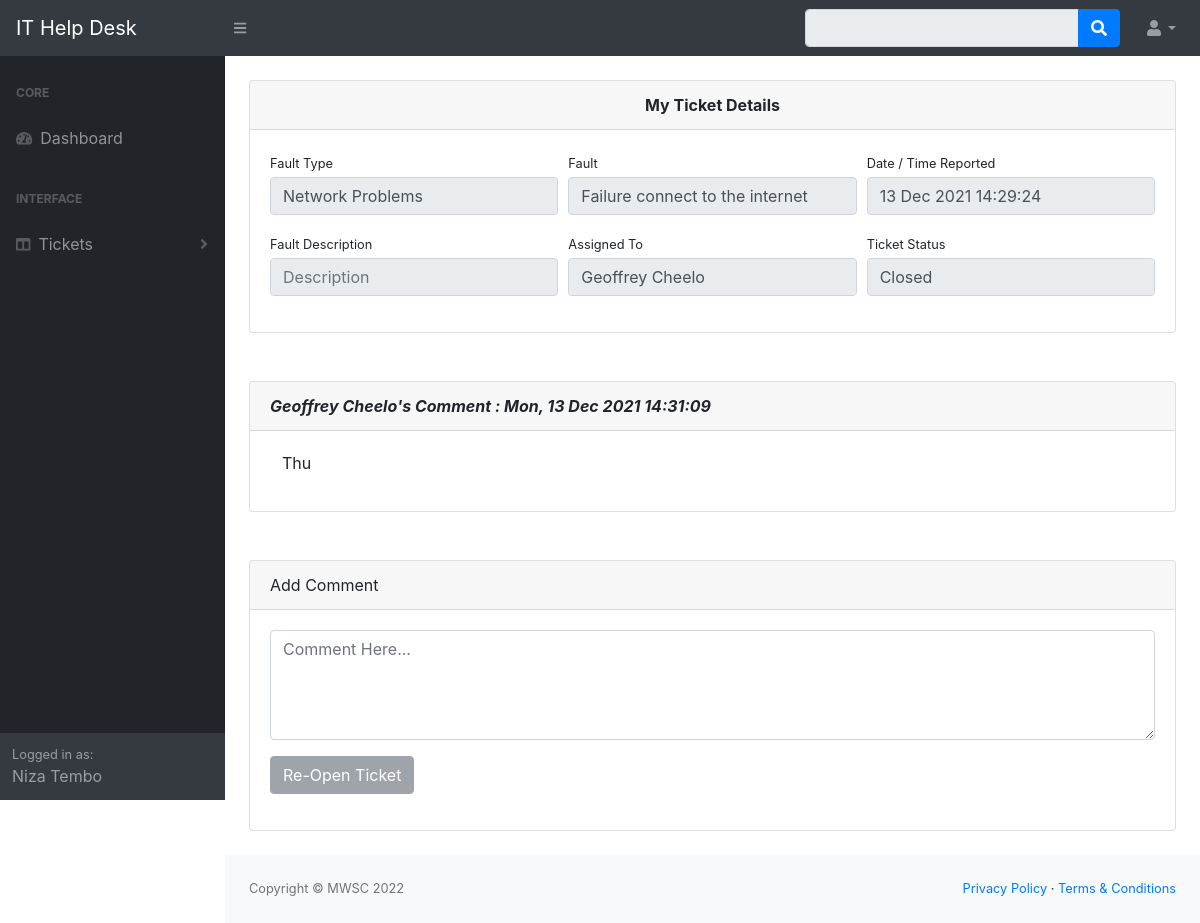
Screenshot of /user/dist/view_closed.php?id=9 (signed in) with the database file from the repository.
### tables this page shows
CREATE TABLE `tickets` (
  `ticket_id` int(11) NOT NULL,
  `ticket_type_id` int(11) NOT NULL,
  `user_id` int(11) NOT NULL,
  `fault_time` varchar(50) DEFAULT NULL,
  `ticket_desc` text NOT NULL,
  `ticket_status` tinytext DEFAULT NULL,
  `date_closed` varchar(254) DEFAULT NULL,
  `ticket_no` varchar(254) NOT NULL,
  `action` varchar(254) DEFAULT NULL
);

CREATE TABLE `ticket_type` (
  `ticket_type_id` int(11) NOT NULL,
  `staff_id` int(11) NOT NULL,
  `ticket_type` varchar(100) DEFAULT NULL,
  `problem_desc` varchar(100) DEFAULT NULL,
  `ticket_sla` varchar(254) NOT NULL
);

CREATE TABLE `it_staff` (
  `staff_id` int(11) NOT NULL,
  `man_no` varchar(30) NOT NULL,
  `full_name` text NOT NULL,
  `email_address` varchar(100) NOT NULL,
  `department` text DEFAULT NULL,
  `job_title` text DEFAULT NULL,
  `role` text NOT NULL,
  `usr_password` varchar(254) NOT NULL
);

CREATE TABLE `comments` (
  `comment_id` int(11) NOT NULL,
  `comment_date` varchar(60) NOT NULL,
  `comment_desc` text NOT NULL,
  `ticket_id` int(11) NOT NULL,
  `person` varchar(254) NOT NULL
);

### user/dist/includes/user_model.php (called while the page is built, shortened)
<?php
class user_model
{
    public function getTicket($id)
    {
        $db = new DBconnection();
        $dbConn = $db->getConnection();
        $sql = "SELECT it_staff.full_name, ticket_type.problem_desc,tickets.ticket_id,
        tickets.ticket_desc, tickets.ticket_status, ticket_type.ticket_type, tickets.date_closed,
        tickets.fault_time, tickets.ticket_no, ticket_type.ticket_sla
        FROM tickets
        INNER JOIN ticket_type ON ticket_type.ticket_type_id = tickets.ticket_type_id
        INNER JOIN it_staff ON it_staff.staff_id = ticket_type.staff_id
        WHERE tickets.ticket_id='$id'";
        return $dbConn->query($sql);
    }
    public function checkDate($date_reported, $date_today)
    {
        $difference = date_diff($date_reported, $date_today);
        $minutes = $difference->days * 24 * 60;
        $minutes += $difference->h * 60;
        $minutes += $difference->i;
        return $minutes;
    }
    public function getComments($id)
    {
        $db = new DBconnection();
        $dbConn = $db->getConnection();
        $sql = "SELECT * FROM `comments` WHERE ticket_id='$id' ORDER BY `comment_date` DESC";
        return $dbConn->query($sql);
    }
}

### user/dist/view_closed.php (the view, shortened to what this page needs)
<?php
include "includes/header.php";
include "includes/navbar.php";
include "includes/user_model.php";
$view = new user_model();
$id = $_GET['id'];
$data = $view->getTicket($id);
$ticket = $data->fetch(PDO::FETCH_ASSOC);
$fault_time = new DateTime($ticket['fault_time']);
$now = date('D, d M Y H:i:s');
$today = new DateTime($now);
$stamp = $view->checkDate($fault_time, $today);
$mins = 2880;
if($stamp > $mins)
{
    $button = '<input class="btn btn-secondary" id="reopen" type="submit" name="reject" value="Re-Open Ticket" disabled>';
}
else
{
    $button = '<input class="btn btn-primary" id="reopen" type="submit" name="reject" value="Re-Open Ticket">';
}
?>
<div id="layoutSidenav_content">
             <main>
             <div class="container-fluid">
                        <br>
                        <div class="card mb-4">
                        <div class="card-header" style="text-align: center;">
                               <b>My Ticket Details</b>
                    </div>
                <div class="card-body">
                <form method='POST' class='form-horizontal'>
                    <div class="form-row">
                        <div class="col-md-4">
                                <div class="form-group">
                                    <label class="small mb-1" for="date_time">Fault Type</label>
                                    <input class="form-control" value="<?=$ticket['ticket_type'];?>" name="fault_type"  type="text" disabled>
                                </div>
                            </div>
                            <div class="col-md-4">
                                <div class="form-group">
                                    <label class="small mb-1" for="email">Fault</label>
                                    <input class="form-control" value="<?=$ticket['problem_desc']?>" name="fault" id="fault" type="text" disabled>
                                </div>
                            </div>
                            <div class="col-md-4">
                                <div class="form-group">
                                    <label class="small mb-1" for="date_time">Date / Time Reported</label>
                                    <input class="form-control" value="<?=$ticket['fault_time'];?>" name="date_time" id="date_time" type="text" disabled>
                                </div>
                            </div>
                    </div>
                    <div class="form-row">
                            <div class="col-md-4">
                                <div class="form-group">
                                    <label class="small mb-1" for="desc">Fault Description</label>
                                    <input class="form-control" value="<?=$ticket['ticket_desc'];?>" id="desc" name="desc"   placeholder="Description" type="text" disabled>
                                </div>
                            </div>
                            <div class="col-md-4">
                                <div class="form-group">
                                    <label class="small mb-1" for="date_time">Assigned To</label>
                                    <input class="form-control" value="<?=$ticket['full_name'];?>" name="it_staff" type="text" disabled>
                                </div>
                            </div>
                            <div class="col-md-4">
                                <div class="form-group">
                                    <label class="small mb-1" for="title">Ticket Status</label>
                                    <input class="form-control" value="<?=$ticket['ticket_status'];?>" name="status" id="status" type="text" disabled>
                                 </div>
                            </div>
                        </div>
                      </form>
                    </div>
                </div>
             </div>
    <?php
        $id = intval($_GET['id']);
        $comments = $view->getComments($id);
        while ($row = $comments->fetch(PDO::FETCH_ASSOC)){
    ?>
    <div class="container-fluid"><br>
         <div class="card mb-4">
         <div class="card-header">
         <strong><i><?=$row['person'];?>'s Comment : <?=$row['comment_date']?></i></strong>
         </div>
                    <div class="card-body">
     <div class="col-md-9">
     		<div class="post">
					<p>
					<?=$row['comment_desc']?>
					</p>
				</div>
    	        </div>
                    </div>
                </div>
             </div>
             <?php } ?>
             <div class="container-fluid">
                        <br>
                        <div class="card mb-4">
                        <div class="card-header">
                               Add Comment
                    </div>
                    <div class="card-body">
                    <form method='POST' class='form-horizontal'>
                        <div class="form-row">
                            <div class="col-md-12">
                                <div class="form-group">
                                    <textarea class="form-control"  id="desc" name="comment_desc"  rows="4" placeholder="Comment Here..."></textarea>
                                </div>
                            </div>
                        </div>
                        <div class="form-row">
                        <div class="col-md-4">
                        <div class="form-group">
                            <?php echo $button; ?>
                        </div>
                        </div>
                        </div>
                    </form>
                    </div>
                </div>
             </div>
        </main>
<?php
    include 'includes/footer.php';
?>

### rows the page displays
tickets: fault_type "Network Problems", fault "Failure connect to the internet", date_time "13 Dec 2021 14:29:24", it_staff "Geoffrey Cheelo", status "Closed"
comments: person "Geoffrey Cheelo", comment_date "Mon, 13 Dec 2021 14:31:09", comment_desc "Thu"

### other values shown
$_SESSION['name'] "Niza Tembo"
